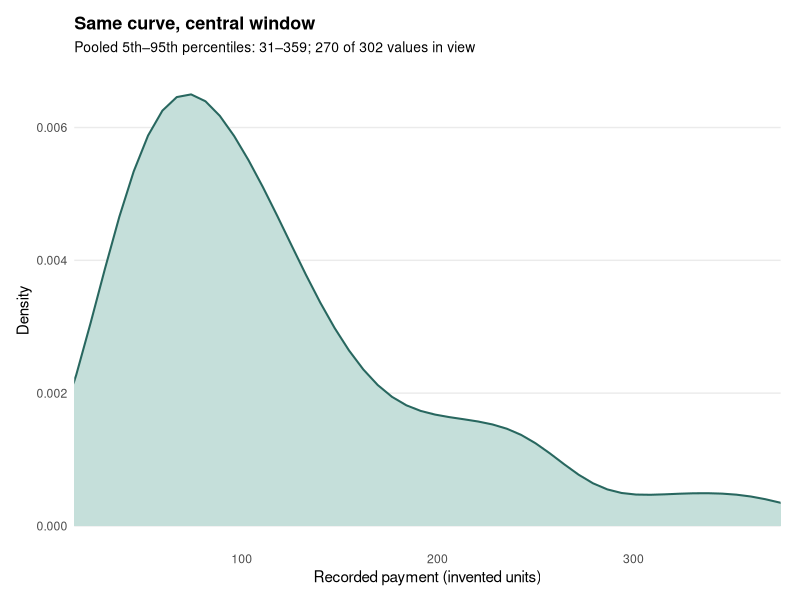
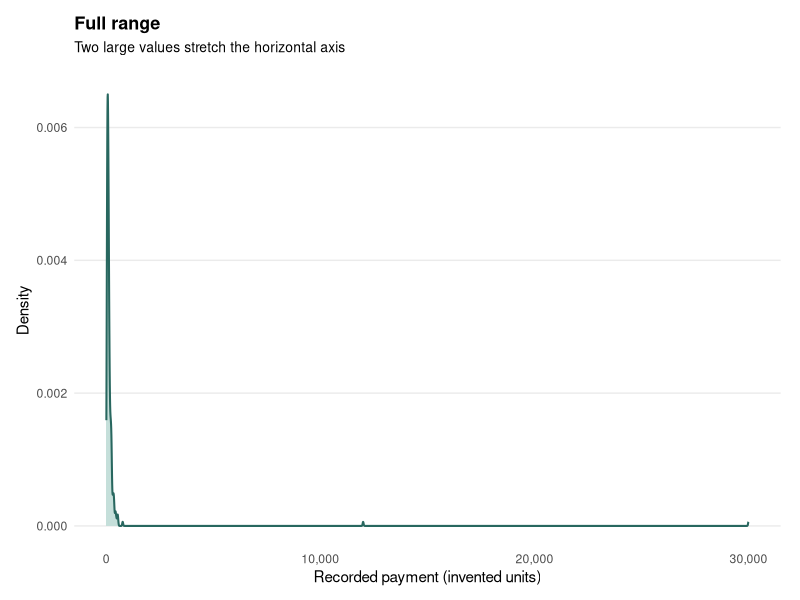

Recreate these plots in R, in order. (Note: this script raises an error after producing the figures.)
# Synthetic teaching example for the data-analysis walkthrough.
# Run from the repository root:
#   Rscript docs/assets/data-analysis/payment-window-example.R
# Requires ggplot2 and svglite. All amounts are invented; no research data are loaded.

library(ggplot2)
library(grid)

set.seed(17)
plot_data <- data.frame(
  amount = c(exp(rnorm(300, mean = log(100), sd = 0.7)), 12000, 30000)
)
stopifnot(all(is.finite(plot_data$amount)), all(plot_data$amount > 0))

p_full <- ggplot(plot_data, aes(x = amount)) +
  geom_density(n = 4096, fill = "#c5dfda", color = "#28675f", linewidth = 0.7) +
  scale_x_continuous(labels = function(x) format(x, big.mark = ",", trim = TRUE)) +
  labs(x = "Recorded payment (invented units)", y = "Density") +
  theme_minimal(base_size = 11) +
  theme(
    panel.grid.minor = element_blank(),
    panel.grid.major.x = element_blank(),
    plot.title = element_text(face = "bold", size = 13),
    plot.subtitle = element_text(size = 10, margin = margin(b = 12)),
    plot.margin = margin(12, 14, 10, 12)
  )

bounds <- quantile(plot_data$amount, c(0.05, 0.95), na.rm = TRUE)
p_central <- p_full + coord_cartesian(xlim = unname(bounds))

# A view change must not change the data used for the density estimate.
full_layer <- ggplot_build(p_full)$data[[1]]
central_layer <- ggplot_build(p_central)$data[[1]]
stopifnot(identical(full_layer$x, central_layer$x))
stopifnot(identical(full_layer$density, central_layer$density))

n_visible <- sum(plot_data$amount >= bounds[1] & plot_data$amount <= bounds[2])
p_full <- p_full + labs(title = "Full range", subtitle = "Two large values stretch the horizontal axis")
p_central <- p_central + labs(
  title = "Same curve, central window",
  subtitle = sprintf("Pooled 5th–95th percentiles: %.0f–%.0f; %d of %d values in view",
                     bounds[1], bounds[2], n_visible, nrow(plot_data))
)

output <- "docs/images/data-analysis-payment-window.svg"
svglite::svglite(output, width = 11, height = 4.5, bg = "white")
grid.newpage()
pushViewport(viewport(layout = grid.layout(2, 2, heights = unit(c(0.92, 0.08), "npc"))))
print(p_full, vp = viewport(layout.pos.row = 1, layout.pos.col = 1))
print(p_central, vp = viewport(layout.pos.row = 1, layout.pos.col = 2))
grid.text(
  sprintf("Synthetic example. Both panels estimate the density using all %d observations; only the displayed x-range changes.", nrow(plot_data)),
  vp = viewport(layout.pos.row = 2, layout.pos.col = 1:2),
  gp = gpar(fontsize = 10, col = "#444444")
)
dev.off()
stopifnot(file.exists(output), file.info(output)$size > 0)
cat(sprintf("Wrote %s; %d/%d observations in window. Density estimates unchanged.\n",
            output, n_visible, nrow(plot_data)))
